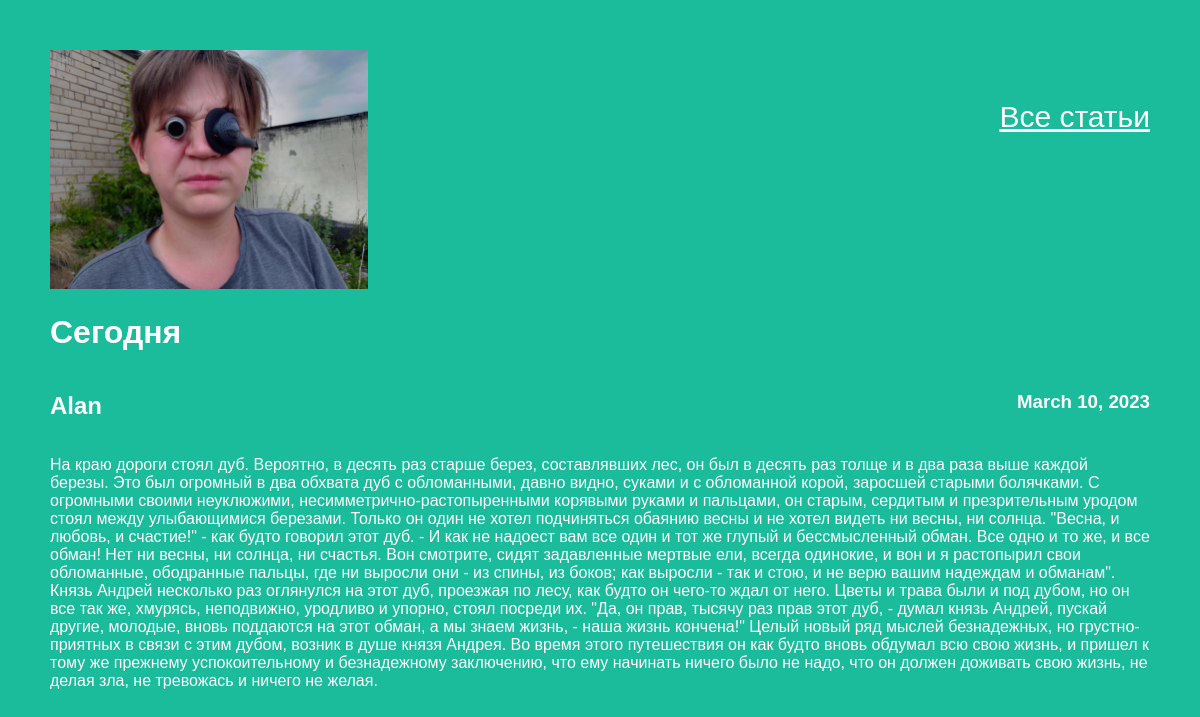
The app's page /article/1 with its own data.
### articles/models.py (models this page shows, shortened)
class Article(models.Model):
    title = models.CharField(max_length=200)
    author = models.ForeignKey(User, on_delete=models.CASCADE)
    text = models.TextField()
    created_date = models.DateField(auto_now_add=True)

### articles/views.py (the view)
# urls.py: re_path(r'^article/(?P<article_id>\d+)$', views.get_article, name='get_article'),
def get_article(request, article_id):
    try:
        post = Article.objects.get(id=article_id)
        return render(request, 'article.html', {"post": post})
    except Article.DoesNotExist:
        raise Http404

### articles/templates/article.html (shortened to what this page needs)
<!DOCTYPE html>
{% load static %}
<html lang="en">
<head>
    <link rel="stylesheet" href=" {% static 'articles/css/article.css' %}">
</head>
<body>
    <img width="318 px" src="{% static 'articles/img/cyper_pyrate.png' %}" alt="Кибер-Пират">
    <a class="main_menu" href="/">Все статьи</a>
    <div>
        <h1>{{post.title}}</h1>
        <div id="nd">
            <h2>{{post.author}}</h2>
            <h3>{{post.created_date}}</h3>
        </div>
        <p>{{post.text}}</p>
    </div>
</body>
</html>

### articles/static/articles/css/article.css (style rules this page uses)
body { background: #1abc9c; font-family: Tahoma, Arial, sans-serif; color: #ffffff; margin-left: 50px; margin-right: 50px; margin-top: 50px; }
a { color: #ffffff; font-size: 30px; }
.main_menu { float: right; margin-top: 50px; }
#nd { display: flex; justify-content: space-between; }

### records on screen
Article: title "Сегодня", author "Alan", created_date "March 10, 2023", text "На краю дороги стоял дуб. Вероятно, в десять раз старше берез, составлявших лес, он был в десять раз толще и в два раза выше каждой березы. Это был огромный в два обхвата дуб с обломанными, давно видно, суками и с обломанной корой, заросшей старыми болячками. С огромными своими неуклюжими, несимметрично-растопыренными корявыми руками и пальцами, он старым, сердитым и презрительным уродом стоял между улыбающимися березами. Только он один не хотел подчиняться обаянию весны и не хотел видеть ни весны, ни солнца. \"Весна, и любовь, и счастие!\" - как будто говорил этот дуб. - И как не надоест вам все один и тот же глупый и бессмысленный обман. Все одно и то же, и все обман! Нет ни весны, ни…"
